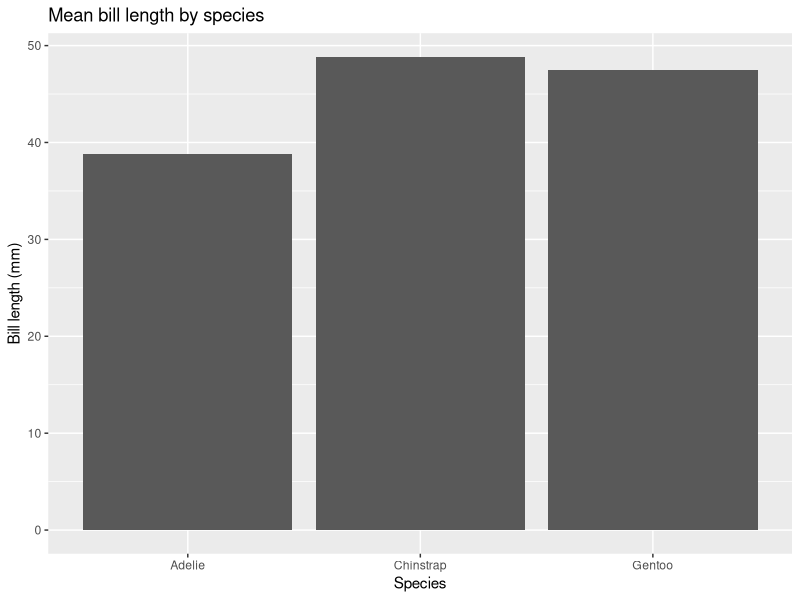
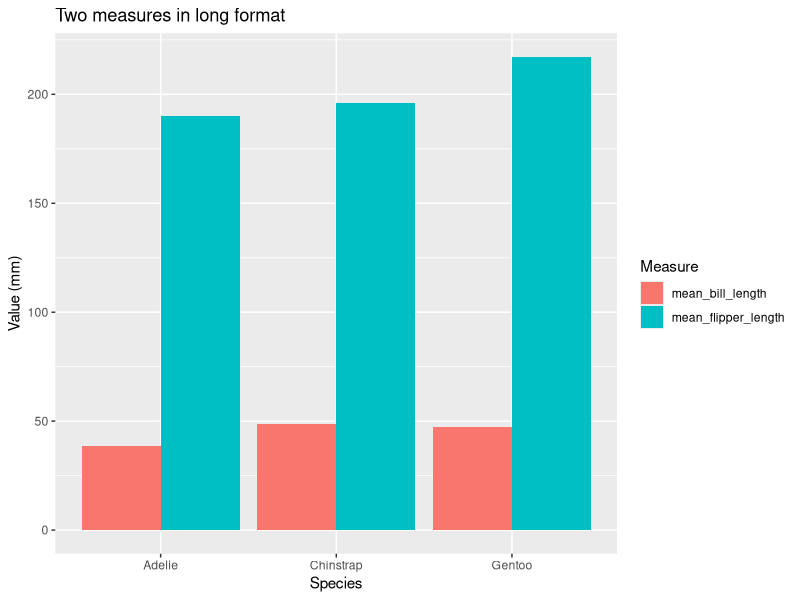
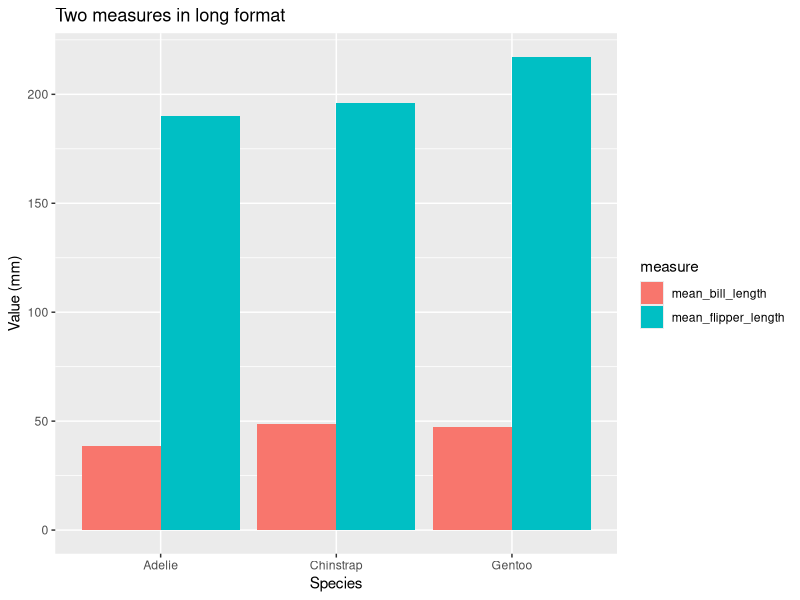
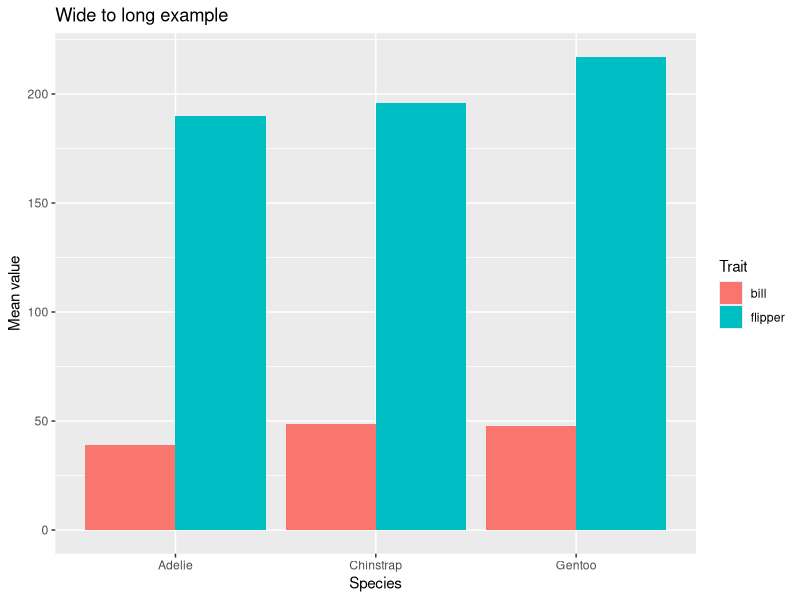

Reproduce these figures in R, in order.
############################################################
# TIDYR – INTRODUZIONE A pivot_longer() e pivot_wider()
# Script introduttivo con esempio grafico
############################################################

library(tidyverse)
library(palmerpenguins)

data(penguins)

# Guardiamo rapidamente il dataset
glimpse(penguins)


############################################################
# 1) IDEA DI BASE
############################################################

# In generale:
#
# formato wide (largo):
# - una variabile distribuita su più colonne
#
# formato long (lungo):
# - una colonna contiene il nome della variabile
# - una colonna contiene il valore
#
# Spesso ggplot2 lavora molto bene con dati in formato long


############################################################
# 2) CREIAMO UN PICCOLO DATASET RIASSUNTIVO
############################################################

# Calcoliamo, per ogni specie, la media di due variabili
# in modo da avere un dataset semplice da trasformare

penguins_summary <- penguins |>
  group_by(species) |>
  summarise(
    mean_bill_length = mean(bill_length_mm, na.rm = TRUE),
    mean_flipper_length = mean(flipper_length_mm, na.rm = TRUE)
  )

penguins_summary

# Questo è un classico formato WIDE:
# una riga per specie
# due misure in due colonne separate


############################################################
# 3) GRAFICO CON DATI IN FORMATO WIDE
############################################################

# Possiamo fare un grafico, ma dobbiamo scegliere
# una variabile per volta

ggplot(penguins_summary, aes(x = species, y = mean_bill_length)) +
  geom_col() +
  labs(
    title = "Mean bill length by species",
    y = "Bill length (mm)",
    x = "Species"
  )

# Se vogliamo rappresentare anche mean_flipper_length
# nello stesso schema, il formato wide è meno comodo


############################################################
# 4) PIVOT_LONGER
############################################################

# pivot_longer() trasforma più colonne in due colonne:
# - una con il nome della variabile
# - una con il valore

penguins_long <- penguins_summary |>
  pivot_longer(
    cols = c(mean_bill_length, mean_flipper_length),
    names_to = "measure",
    values_to = "value"
  )
#per vederlo scrivo il nome dell'oggetto e me lo visualizza nella console
penguins_long

# Ora i dati sono in formato LONG:
# species = gruppo
# measure = nome della misura
# value = valore numerico


############################################################
# 5) GRAFICO CON DATI IN FORMATO LONG
############################################################

# Ora possiamo usare una sola struttura dati
# e distinguere le misure con il colore

ggplot(penguins_long, aes(x = species, y = value, fill = measure)) +
  geom_col(position = "dodge") + #colonne una accanto all'altra'
  labs(
    title = "Two measures in long format",
    x = "Species",
    y = "Value (mm)",
    fill = "Measure"
  )

# Questo è uno dei motivi per cui il formato long
# è spesso molto utile: rende i grafici più flessibili


penguins |>
  group_by(species) |>
  summarise(
    mean_bill_length = mean(bill_length_mm, na.rm = TRUE),
    mean_flipper_length = mean(flipper_length_mm, na.rm = TRUE)
  ) |> 
  pivot_longer(
    cols = -species,
    names_to = "measure",
    values_to = "value"
  ) |>
  ggplot(aes(x = species, y = value, fill = measure)) +
  geom_col(position = "dodge") +
  labs(
    title = "Two measures in long format",
    x = "Species",
    y = "Value (mm)",
    fiill = "Measure"
  )

#si può mettere anche tutto insieme ma è difficile fare il tracciamento dell'errore
#meglio spezzare i codici

############################################################
# 6) PIVOT_WIDER
############################################################

# pivot_wider() fa il contrario:
# trasforma il formato long di nuovo in wide

penguins_long |>
  pivot_wider(
    names_from = measure,
    values_from = value
  )

# Quindi:
# pivot_longer()  -> da wide a long
# pivot_wider()   -> da long a wide


############################################################
# 7) ESEMPIO ANCORA PIÙ INTUITIVO
############################################################

# Costruiamo un piccolo dataset "a mano"
# per vedere meglio cosa succede

dati_wide <- data.frame(
  species = c("Adelie", "Gentoo", "Chinstrap"),
  bill = c(38.8, 47.5, 48.8),
  flipper = c(190, 217, 196)
)

dati_wide

# Formato wide:
# una colonna per bill
# una colonna per flipper

dati_long <- dati_wide |>
  pivot_longer(
    cols = c(bill, flipper),
    names_to = "trait",
    values_to = "mean_value"
  )

dati_long

# Grafico del formato long
ggplot(dati_long, aes(x = species, y = mean_value, fill = trait)) +
  geom_col(position = "dodge") +
  labs(
    title = "Wide to long example",
    x = "Species",
    y = "Mean value",
    fill = "Trait"
  )


############################################################
# 8) PICCOLO PROMEMORIA FINALE
############################################################

# pivot_longer():
# - utile quando tante colonne rappresentano livelli
#   della stessa idea o misura
# - spesso prepara bene i dati per ggplot2
#
# pivot_wider():
# - utile quando vogliamo riportare i dati in formato tabellare largo
#
# Regola pratica:
# se i nomi delle colonne contengono valori di una variabile,
# spesso conviene usare pivot_longer()


############################################################
# 9) MINI ESERCIZI
############################################################

### ESERCIZIO 1
# Trasformare penguins_summary da wide a long

### ESERCIZIO 2
# Fare un grafico a barre del dataset long
# con species sull'asse x e value sull'asse y

### ESERCIZIO 3
# Trasformare di nuovo penguins_long in wide

### ESERCIZIO 4
# Creare un dataset riassuntivo con tre misure:
# mean_bill_length, mean_bill_depth, mean_body_mass
# e poi trasformarlo in long
